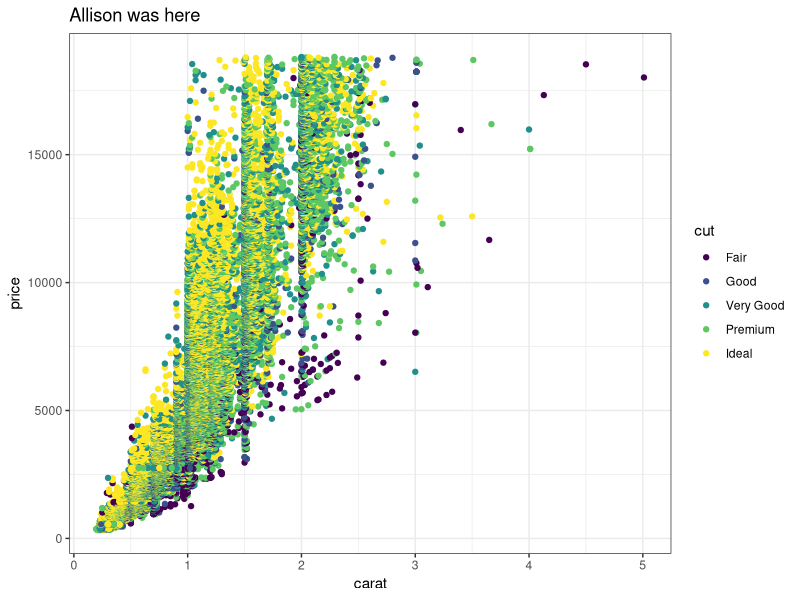
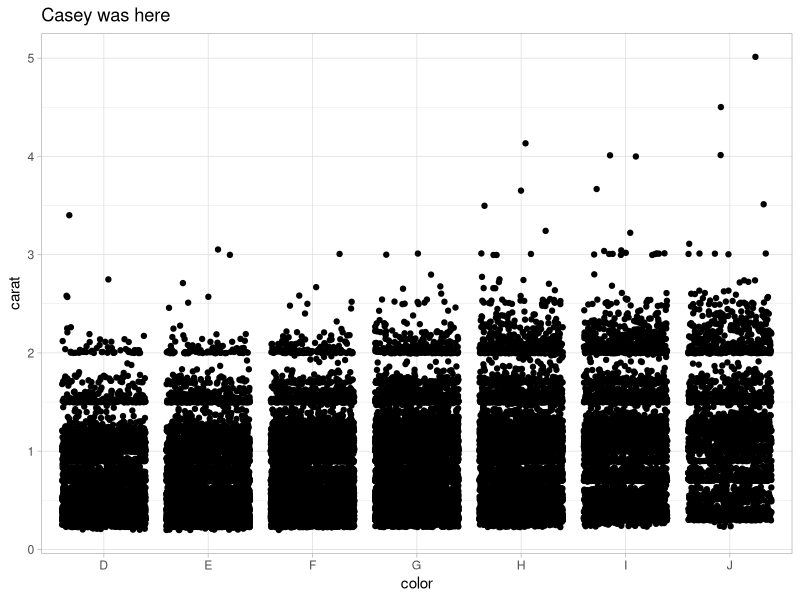
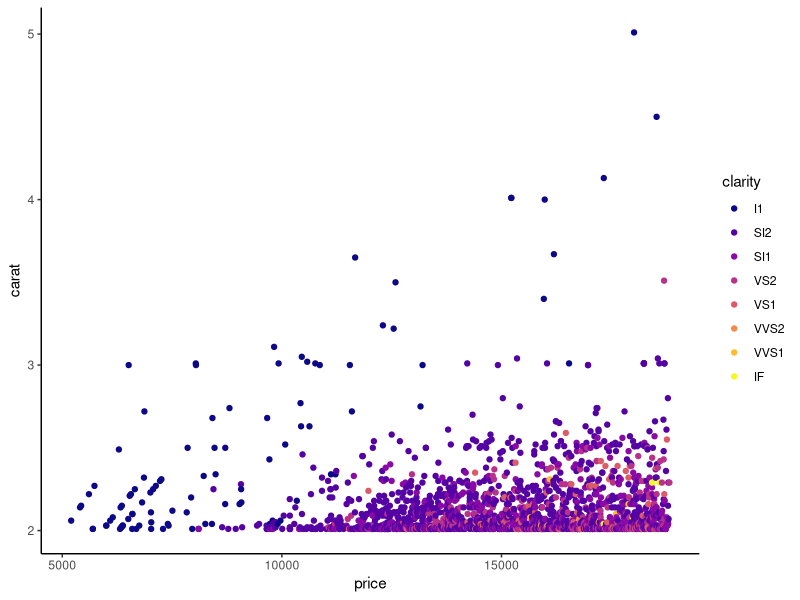

Reproduce these figures in R, in order.
## ---- chunk 1
knitr::opts_chunk$set(echo = TRUE)
library(tidyverse)
## ---- chunk 2
# Partner 1: 
# Run the code below to see the original graph
# Change the code below to make the point color change based on 'cut', and update the theme to theme_bw(). Update the title to include your first name. 

ggplot(data = diamonds, aes(x = carat, y = price)) +
  geom_point(aes(color = cut)) +
  theme_bw() +
  labs(title = "Allison was here")
## ---- chunk 3
# Partner 2: 
# Run the code below to see the original graph
# Change the code below to make the geom a geom_jitter, and update the theme to theme_light. Update the title to include your first name. 

ggplot(data = diamonds, aes(x = color, y = carat)) +
  geom_jitter() +
  theme_light() +
  labs(title = "Casey was here")
## ---- chunk 4
### make a subset of diamonds
big_diamonds <- diamonds %>%
  filter(carat > 2)
ggplot(data = big_diamonds, aes(x = price, y = carat, color = clarity)) +
  geom_point() +
  scale_color_viridis_d(option = 'C') +
  theme_classic()
## ---- chunk 5

